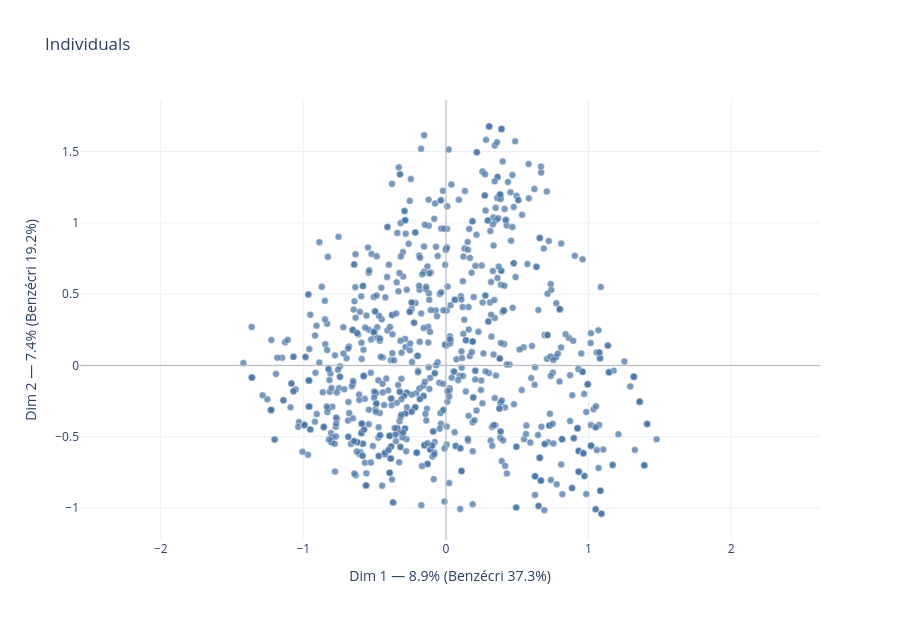

Notebook code cell kept with this figure:
### Code cell
plot_individuals(res, X_active).show()

### Figure 1 — Plotly figure (JSON) as saved in the notebook; plotly's stock layout.template omitted (floating-point values rounded to 4 significant figures; data arrays with more than 128 entries replaced by an {"elided": "..."} marker saying what was removed)
{"data": [{"customdata": {"elided": "902x4 mixed values"}, "hovertemplate": "id %{customdata[3]}<br>%{customdata[2]}<br>—<br>cos² plane %{customdata[0]:.2f} · contrib %{customdata[1]:.2f}%<extra></extra>", "marker": {"color": "#4C78A8", "line": {"color": "white", "width": 0.5}, "opacity": 0.75, "size": 7}, "mode": "markers", "name": "all", "type": "scatter", "x": {"elided": "902 float values"}, "y": {"elided": "902 float values"}}], "layout": {"height": 620, "legend": {"title": {"text": ""}}, "shapes": [{"line": {"color": "#bbb", "width": 1}, "type": "line", "x0": 0, "x1": 1, "xref": "x domain", "y0": 0, "y1": 0, "yref": "y"}, {"line": {"color": "#bbb", "width": 1}, "type": "line", "x0": 0, "x1": 0, "xref": "x", "y0": 0, "y1": 1, "yref": "y domain"}], "title": {"text": "Individuals"}, "xaxis": {"title": {"text": "Dim 1 — 8.9% (Benzécri 37.3%)"}}, "yaxis": {"scaleanchor": "x", "scaleratio": 1, "title": {"text": "Dim 2 — 7.4% (Benzécri 19.2%)"}}}}
